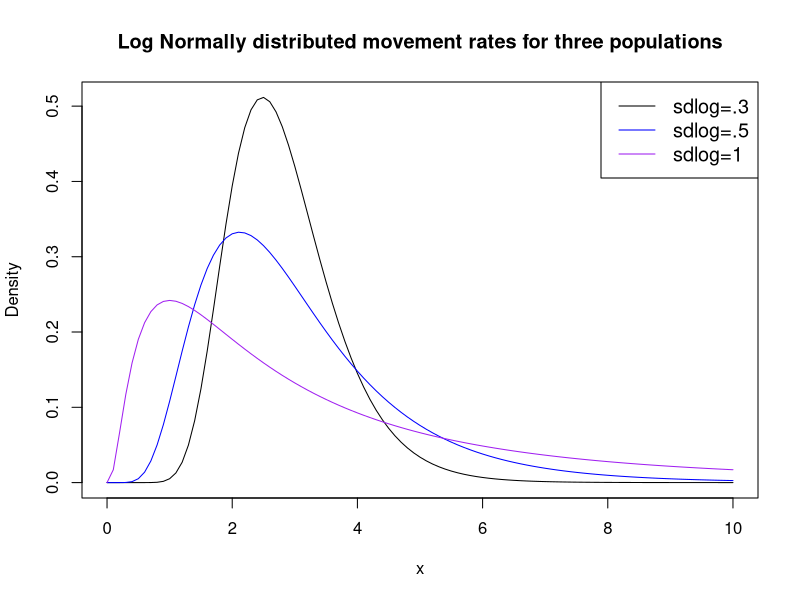
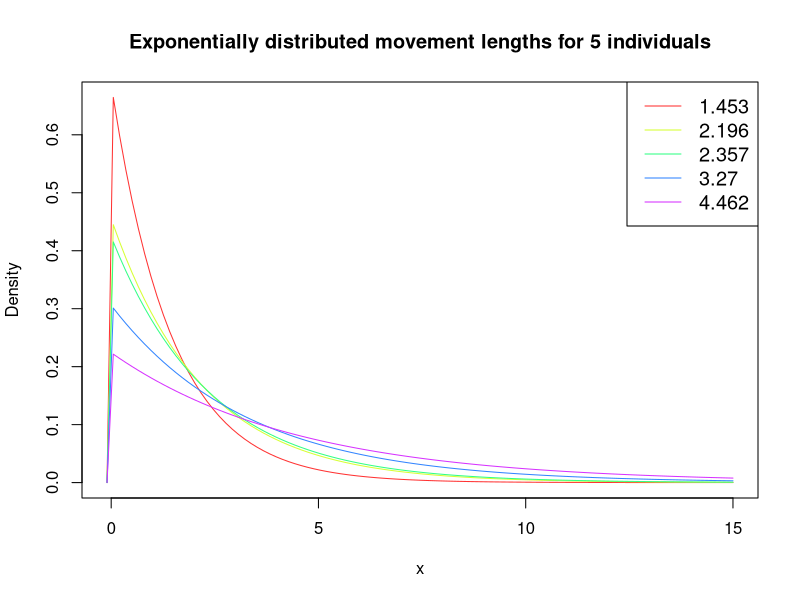
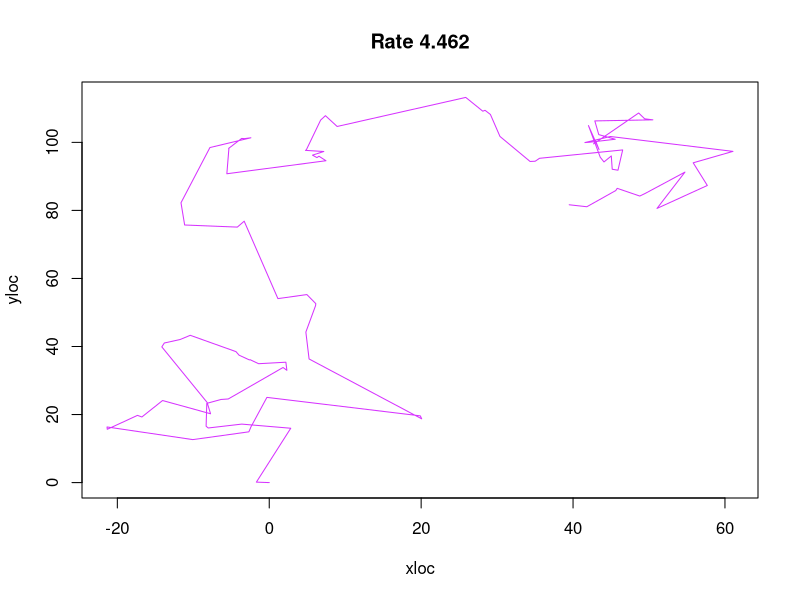
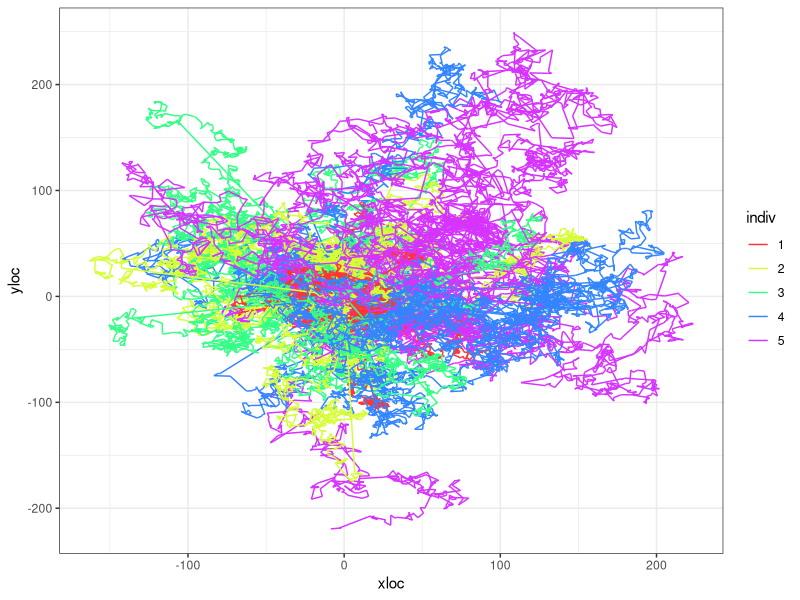
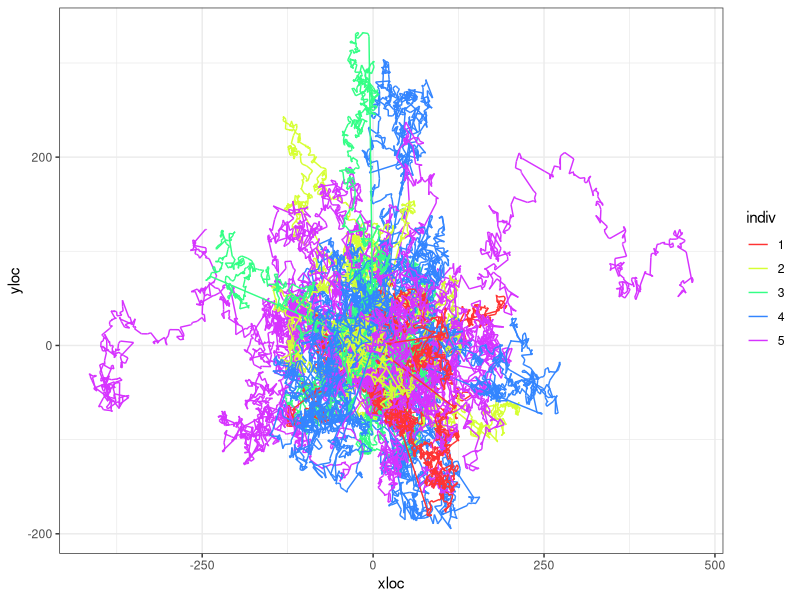
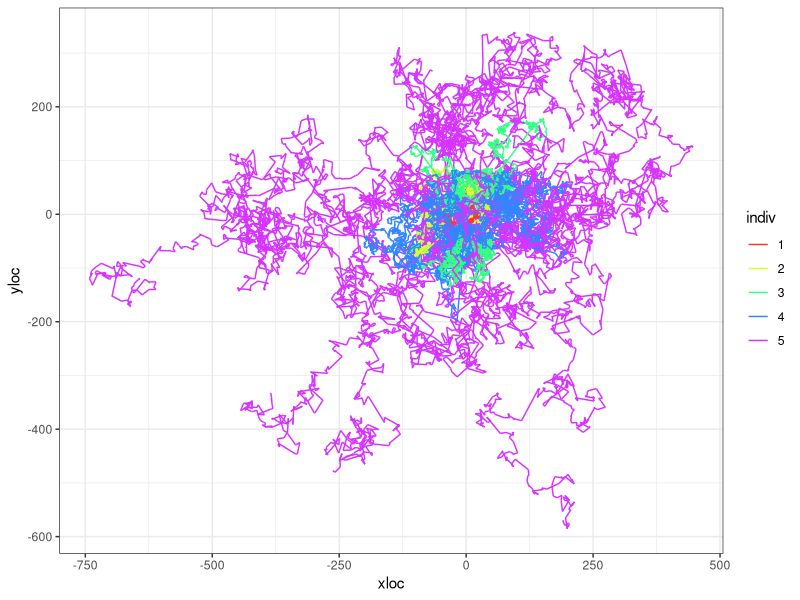
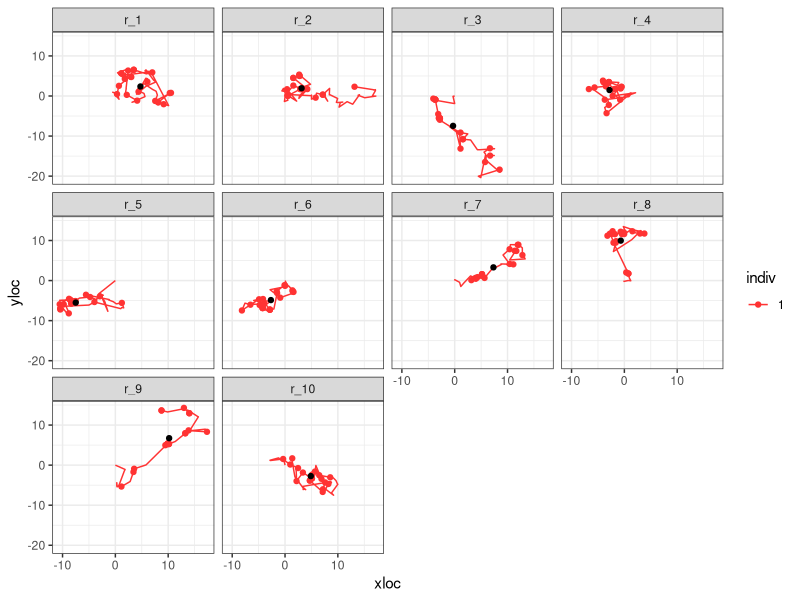
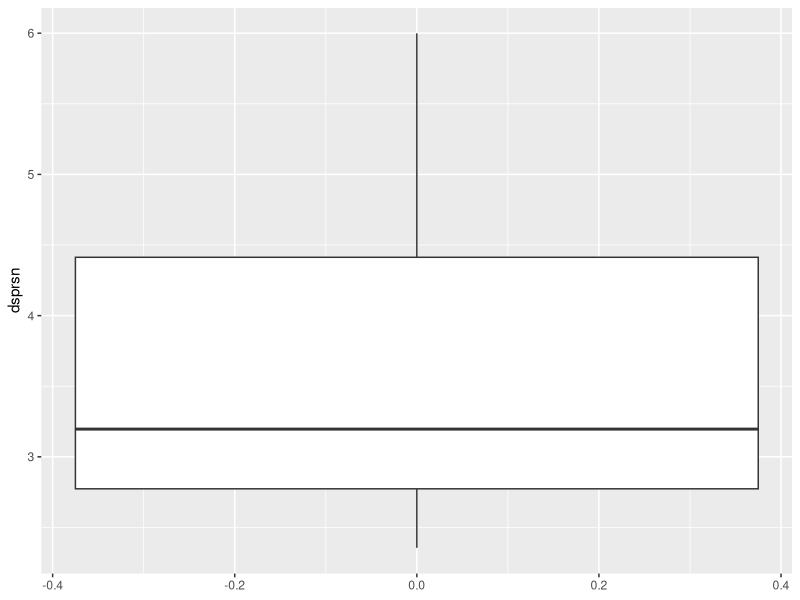

Recreate these plots in R, in order.
## ---- chunk 1
knitr::opts_chunk$set(echo = TRUE)
## ---- chunk 2
library(dplyr)
library(tidyr)
library(ggplot2)
## ---- chunk 3
mycols <- c("black", "blue", "purple")
#create density plots
curve(dlnorm(x, meanlog=1, sdlog=.3), from=0, to=10, col=mycols[1],
      main = 'Log Normally distributed movement rates for three populations', #add title
      ylab = 'Density', #change y-axis label
      )
curve(dlnorm(x, meanlog=1, sdlog=.5), from=0, to=10, col=mycols[2], add=TRUE)
curve(dlnorm(x, meanlog=1, sdlog=1), from=0, to=10, col=mycols[3], add=TRUE)

#add legend
legend("topright", legend=c("sdlog=.3", "sdlog=.5", "sdlog=1"),
       col=mycols, lty=1, cex=1.2)
## ---- chunk 4
m_1 <- sort(round(rlnorm(5, meanlog = 1, sdlog = 0.3),3))
m_2 <- sort(round(rlnorm(5, meanlog = 1, sdlog = 0.5),3))
m_3 <- sort(round(rlnorm(5, meanlog = 1, sdlog = 1),3))
## ---- chunk 5

mycols <- rainbow(5, s=0.8)

range <- c(-0.1,15)
#create density plots
curve(dexp(x, 1/m_1[1]), #notice rate for exponential is 1/movement rate.
      from=range[1], to=range[2], 
      col=mycols[1],
      main = 'Exponentially distributed movement lengths for 5 individuals', #add title
      ylab = 'Density', #change y-axis label
      )
for(i in 2:5){
  curve(dexp(x, 1/m_1[i]), 
        from=range[1], to=range[2],
        col=mycols[i], add=TRUE)
}

#add legend
legend("topright", legend= m_1,
       col=mycols, lty=1, cex=1.2)
## ---- chunk 6
t <- 100 # Number of time steps
individual <- 5

tru.rate <- m_1[individual] # In case I want to do scale 1/rate
movedist <- rexp(t, rate = 1/tru.rate)
angle <- runif(t, min = 0, max = 360)
distx <- movedist*cos(angle)
xloc <- c(0, cumsum(distx))
disty <- movedist*sin(angle)
yloc <- c(0, cumsum(disty))
animalTraj <- data.frame(time = 0:t, xloc = xloc, yloc = yloc)

plot(x = xloc, y = yloc, col = mycols[individual], type = "l", main = paste("Rate", tru.rate))

## ---- chunk 7
sim_movement <- function(prm, t = 1000, plot.it = TRUE, return.data.frame = FALSE){
  tru.rate <- round(prm, 3)
  movedist <- rexp(t, rate = 1/tru.rate)
  angle <- runif(t, min = 0, max = 360)
  distx <- movedist*cos(angle)
  xloc <- c(0, cumsum(distx))
  disty <- movedist*sin(angle)
  yloc <- c(0, cumsum(disty))
  animalTraj <- data.frame(time = 0:t, xloc = xloc, yloc = yloc)
  if(plot.it == TRUE){
    plot(x = xloc, y = yloc, type = "l", main = paste("Rate=",tru.rate))
  }
  if(return.data.frame == TRUE){
    return(animalTraj)
  }
}
## ---- chunk 8

df <- NULL

for(j in 1:individual){
  for(k in 1:10){
  a <- sim_movement(m_1[j], plot.it = FALSE, return.data.frame = TRUE) %>% 
    mutate(indiv = as.factor(j),
           run = paste("r_", k))
  df <- rbind.data.frame(df, a)
}
}
  

df %>% 
  ggplot(., aes(x = xloc, y=yloc, group = run, color = indiv)) +
  geom_path() +
  scale_color_manual(values = mycols) +
  theme_bw()
## ---- chunk 9

df <- NULL

for(j in 1:individual){
  for(k in 1:10){
  a <- sim_movement(m_2[j], plot.it = FALSE, return.data.frame = TRUE) %>% 
    mutate(indiv = as.factor(j),
           run = paste("r_", k))
  df <- rbind.data.frame(df, a)
}
}
  

df %>% 
  ggplot(., aes(x = xloc, y=yloc, group = run, color = indiv)) +
  geom_path() +
  scale_color_manual(values = mycols) +
  theme_bw()
## ---- chunk 10

df <- NULL

for(j in 1:individual){
  for(k in 1:10){
  a <- sim_movement(m_3[j], plot.it = FALSE, return.data.frame = TRUE) %>% 
    mutate(indiv = as.factor(j),
           run = paste("r_", k))
  df <- rbind.data.frame(df, a)
}
}
  

df %>% 
  ggplot(., aes(x = xloc, y=yloc, group = run, color = indiv)) +
  geom_path() +
  scale_color_manual(values = mycols) +
  theme_bw()
## ---- chunk 11
sim_seeds <- function(nseeds = 20, m.prms = NULL,...){
  grt <- round(rgamma(nseeds, shape = 4, scale = 5))
  t.grt <- max(grt)

  df <- sim_movement(m.prms, t = t.grt, plot.it = FALSE, return.data.frame = TRUE)

  df %>% 
    left_join(., data.frame(s.id = 1:nseeds, time = grt)) %>% 
    mutate(disp = sqrt(xloc^2+yloc^2)) -> df
  
  return(df)
}

summ_seeds <- function(df = NULL){
  df %>% 
  drop_na(s.id) %>% 
  mutate(xi = (mean(xloc)-xloc)^2,
         yi = (mean(yloc)-yloc)^2) %>% 
  summarise(x = mean(xloc),
            y = mean(yloc),
            av.disp = mean(disp),
            se.disp = sd(disp)/sqrt(n()),
            dsprsn = sum(sqrt(xi+yi))/n()) -> s.df
  return(s.df)
}

# a <- sim_seeds(m.prms = m_1[1])
# summ_seeds(a)
## ---- chunk 12
nruns <- 10

df <- NULL
summ.df <- NULL

for(j in 1:1){
  for(k in 1:nruns){
    a <- sim_seeds(m.prms = m_1[j]) %>% 
      mutate(indiv = as.factor(j),
             run = factor(paste0("r_", k), levels = paste0("r_", 1:nruns)))
    
    b <- summ_seeds(a) %>% 
      mutate(indiv = as.factor(j),
             run = factor(paste0("r_", k), levels = paste0("r_", 1:nruns)))
    
    df <- rbind.data.frame(df, a) 
    summ.df <- rbind.data.frame(summ.df, b) 
}
}
  

df %>% 
  ggplot(., aes(x = xloc, y=yloc, 
                #group = run,
                color = indiv)) +
  facet_wrap(~run) +
  geom_path() +
  scale_color_manual(values = mycols) +
  geom_point(data = df %>% drop_na(s.id), 
             aes(x = xloc, y = yloc)) +
  geom_point(data = summ.df, aes(x = x, y=y), color = "black") +
  theme_bw() 

summ.df %>% 
  ggplot(., aes(y = dsprsn)) +
  geom_boxplot()
